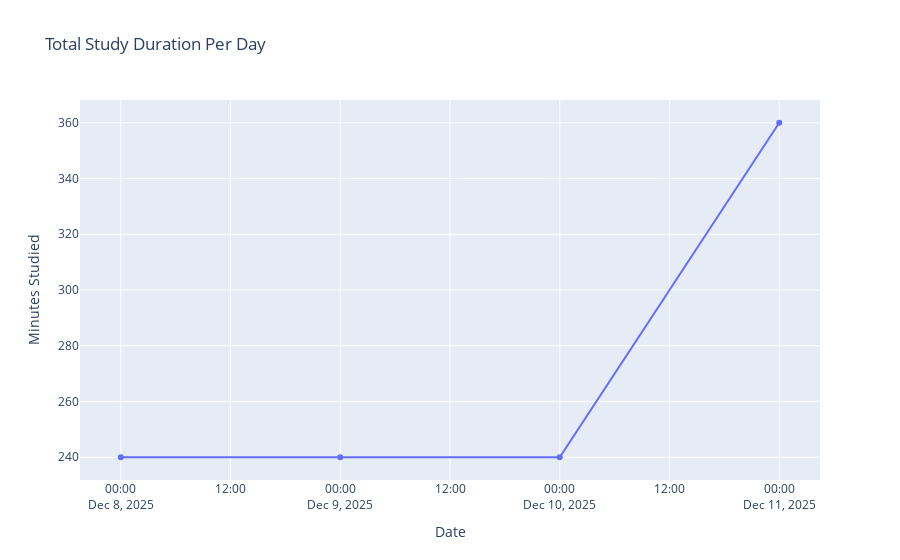

The cell this chart's notebook holds for it:
### Markdown cell above
## Plot 1: Total Study Duration Per Day

This plot shows how many minutes were spent studying each day. It helps track **daily progress** and see which days you studied more or less.

### Code cell
import plotly.express as px

# Group total duration per day
daily_duration = df_clean.groupby('date')['duration_minutes'].sum().reset_index()

# Interactive line chart
plot1= px.line(daily_duration, x='date', y='duration_minutes',
               title='Total Study Duration Per Day', markers=True)
plot1.update_layout(xaxis_title='Date', yaxis_title='Minutes Studied')
plot1.show()

### Figure 1 — Plotly figure (JSON) as saved in the notebook; plotly's stock layout.template omitted (floating-point values rounded to 4 significant figures)
{"data": [{"hovertemplate": "date=%{x}<br>duration_minutes=%{y}<extra></extra>", "legendgroup": "", "line": {"color": "#636efa", "dash": "solid"}, "marker": {"symbol": "circle"}, "mode": "lines+markers", "name": "", "orientation": "v", "showlegend": false, "type": "scatter", "x": ["2025-12-08", "2025-12-09", "2025-12-10", "2025-12-11"], "xaxis": "x", "y": [240, 240, 240, 360], "yaxis": "y"}], "layout": {"legend": {"tracegroupgap": 0}, "title": {"text": "Total Study Duration Per Day"}, "xaxis": {"anchor": "y", "domain": [0, 1], "title": {"text": "Date"}}, "yaxis": {"anchor": "x", "domain": [0, 1], "title": {"text": "Minutes Studied"}}}}
